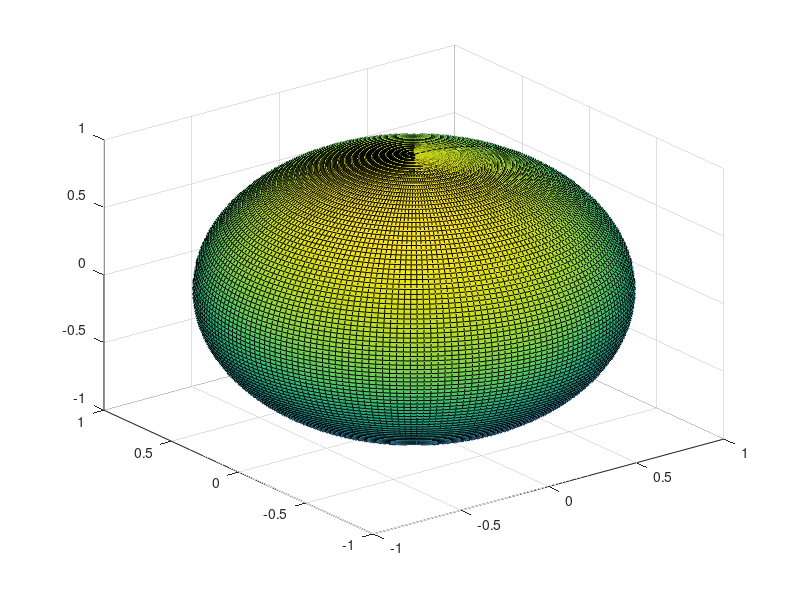

Reproduce this figure in MATLAB. (Note: this script raises an error after producing the figure.)
%% Analize unitary rotation
clear all;
%% Generate data
p = 0.8;
psi = pi/2;
n = 1000;
X = randn(n,3);
P = binornd(1,p,n,1);
Y = randn(n,3).*P+X.*(1-P);

XY = (X'*Y+Y'*X)/2;
YcX = sum(cross(Y,X));
[~,S,V] = svd(X,0);
U = [V(:,3),V(:,1),V(:,2)];
%% Generate angles
m = 100;
thetavec = linspace(0,2*pi,2*m);
phivec = linspace(0,pi,m);
[ph, th] = meshgrid(phivec,thetavec);

R = ones(size(th)); 

b = R.*sin(ph).*cos(th);
c = R.*sin(ph).*sin(th);
d = R.*cos(ph);

Col1 = zeros(numel(thetavec),numel(phivec));
for id_t = 1:numel(thetavec)
    id_t
    for id_p = 1:numel(phivec)
        w = U*([b(id_t,id_p),c(id_t,id_p),d(id_t,id_p)]');
        
        Col1(id_t,id_p) = atan(YcX*w/(trace(XY)-w'*(XY)*w))/pi*180;
    end
end
%% Plot Norms
s = surf(b,c,d,Col1);
hold on;
s.EdgeColor = 'none';
scatter3([1,0,0],[0,1,0],[0,0,1],'*k');
%quiver3(b,c,d,Grad1(:,:,1),Grad1(:,:,2),Grad1(:,:,3))
hold off;

cvx_begin sdp
    variable w(3) 
    variable theta(1)
    minimize -1*sin(theta)*w'*YcX+(1-cos(theta))*(trace(XY)-w'XY*w)
    w'*w ==1
cvx_end
